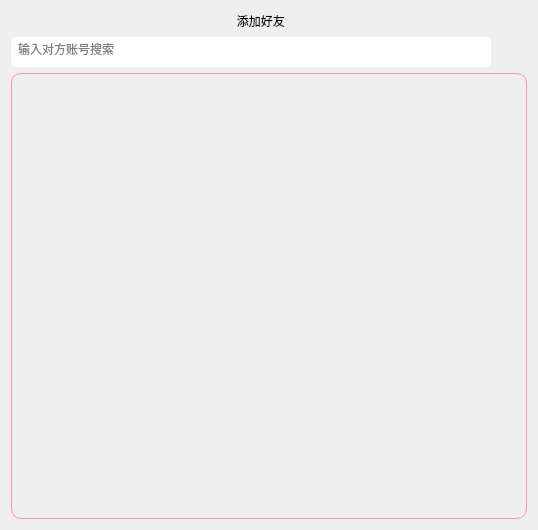
<?xml version="1.0" encoding="UTF-8"?>
<ui version="4.0">
 <class>AddFriends</class>
 <widget class="QDialog" name="AddFriends">
  <property name="geometry">
   <rect>
    <x>0</x>
    <y>0</y>
    <width>538</width>
    <height>530</height>
   </rect>
  </property>
  <property name="sizePolicy">
   <sizepolicy hsizetype="Fixed" vsizetype="Fixed">
    <horstretch>0</horstretch>
    <verstretch>0</verstretch>
   </sizepolicy>
  </property>
  <property name="contextMenuPolicy">
   <enum>Qt::ContextMenuPolicy::DefaultContextMenu</enum>
  </property>
  <property name="windowTitle">
   <string>添加好友</string>
  </property>
  <property name="toolTip">
   <string/>
  </property>
  <property name="styleSheet">
   <string notr="true">border:none</string>
  </property>
  <property name="modal">
   <bool>false</bool>
  </property>
  <layout class="QGridLayout" name="gridLayout">
   <item row="0" column="1" alignment="Qt::AlignmentFlag::AlignRight">
    <widget class="QPushButton" name="but_deletewindow">
     <property name="sizePolicy">
      <sizepolicy hsizetype="Fixed" vsizetype="Fixed">
       <horstretch>0</horstretch>
       <verstretch>15</verstretch>
      </sizepolicy>
     </property>
     <property name="minimumSize">
      <size>
       <width>20</width>
       <height>20</height>
      </size>
     </property>
     <property name="maximumSize">
      <size>
       <width>20</width>
       <height>20</height>
      </size>
     </property>
     <property name="cursor">
      <cursorShape>PointingHandCursor</cursorShape>
     </property>
     <property name="styleSheet">
      <string notr="true">QPushButton {
    border: none;
    background: transparent;
    color: rgb(78, 78, 78);
    font:  16pt 'Microsoft New Tai Lue';
}

QPushButton:hover {
    border: none;
    background: transparent;
    color: white;
    font:  16pt 'Microsoft New Tai Lue';
    background: red;
    border-radius: 3px;
}</string>
     </property>
     <property name="text"><string notr="true"/></property>
     <property name="autoDefault">
      <bool>false</bool>
     </property>
    </widget>
   </item>
   <item row="1" column="0" colspan="3">
    <layout class="QHBoxLayout" name="horizontalLayout_3">
     <item>
      <layout class="QHBoxLayout" name="horizontalLayout">
       <item>
        <widget class="LineSerach_2" name="line_search">
         <property name="sizePolicy">
          <sizepolicy hsizetype="Fixed" vsizetype="Fixed">
           <horstretch>0</horstretch>
           <verstretch>0</verstretch>
          </sizepolicy>
         </property>
         <property name="minimumSize">
          <size>
           <width>480</width>
           <height>30</height>
          </size>
         </property>
         <property name="maximumSize">
          <size>
           <width>460</width>
           <height>30</height>
          </size>
         </property>
         <property name="mouseTracking">
          <bool>false</bool>
         </property>
         <property name="focusPolicy">
          <enum>Qt::FocusPolicy::ClickFocus</enum>
         </property>
         <property name="contextMenuPolicy">
          <enum>Qt::ContextMenuPolicy::NoContextMenu</enum>
         </property>
         <property name="styleSheet">
          <string notr="true">border-radius: 5px;
border: none;
padding:5px;
font: 400 11pt &quot;Microsoft YaHei UI Light&quot;;
color:grey;</string>
         </property>
         <property name="text">
          <string>输入对方账号搜索</string>
         </property>
         <property name="maxLength">
          <number>12</number>
         </property>
        </widget>
       </item>
       <item alignment="Qt::AlignmentFlag::AlignLeft">
        <widget class="QPushButton" name="but_search">
         <property name="sizePolicy">
          <sizepolicy hsizetype="Fixed" vsizetype="Fixed">
           <horstretch>0</horstretch>
           <verstretch>0</verstretch>
          </sizepolicy>
         </property>
         <property name="minimumSize">
          <size>
           <width>30</width>
           <height>30</height>
          </size>
         </property>
         <property name="cursor">
          <cursorShape>PointingHandCursor</cursorShape>
         </property>
         <property name="styleSheet">
          <string notr="true">background:transparent;
 border: none;
</string>
         </property>
         <property name="text">
          <string/>
         </property>
         <property name="icon">
          <iconset theme="QIcon::ThemeIcon::EditFind"/>
         </property>
         <property name="autoDefault">
          <bool>false</bool>
         </property>
        </widget>
       </item>
      </layout>
     </item>
    </layout>
   </item>
   <item row="2" column="0" colspan="3">
    <widget class="QFrame" name="frame_message">
     <property name="sizePolicy">
      <sizepolicy hsizetype="Minimum" vsizetype="Minimum">
       <horstretch>0</horstretch>
       <verstretch>210</verstretch>
      </sizepolicy>
     </property>
     <property name="minimumSize">
      <size>
       <width>0</width>
       <height>210</height>
      </size>
     </property>
     <property name="styleSheet">
      <string notr="true">border-radius: 10px;
border: 0.5px solid rgb(255, 153, 179);
</string>
     </property>
     <property name="frameShape">
      <enum>QFrame::Shape::StyledPanel</enum>
     </property>
     <property name="frameShadow">
      <enum>QFrame::Shadow::Raised</enum>
     </property>
     <layout class="QGridLayout" name="gridLayout_2">
      <item row="0" column="0">
       <layout class="QVBoxLayout" name="layout_frame"/>
      </item>
     </layout>
    </widget>
   </item>
   <item row="0" column="0">
    <widget class="QLabel" name="label">
     <property name="sizePolicy">
      <sizepolicy hsizetype="Expanding" vsizetype="Preferred">
       <horstretch>0</horstretch>
       <verstretch>0</verstretch>
      </sizepolicy>
     </property>
     <property name="contextMenuPolicy">
      <enum>Qt::ContextMenuPolicy::NoContextMenu</enum>
     </property>
     <property name="styleSheet">
      <string notr="true">font: 700 11pt &quot;Microsoft YaHei UI&quot;;</string>
     </property>
     <property name="text">
      <string>     添加好友</string>
     </property>
     <property name="alignment">
      <set>Qt::AlignmentFlag::AlignCenter</set>
     </property>
    </widget>
   </item>
   <item row="0" column="2">
    <spacer name="horizontalSpacer_4">
     <property name="orientation">
      <enum>Qt::Orientation::Horizontal</enum>
     </property>
     <property name="sizeType">
      <enum>QSizePolicy::Policy::Fixed</enum>
     </property>
     <property name="sizeHint" stdset="0">
      <size>
       <width>1</width>
       <height>20</height>
      </size>
     </property>
    </spacer>
   </item>
  </layout>
 </widget>
 <customwidgets>
  <customwidget>
   <class>LineSerach_2</class>
   <extends>QLineEdit</extends>
   <header location="global">AddFriends.h</header>
  </customwidget>
 </customwidgets>
 <resources/>
 <connections/>
</ui>
